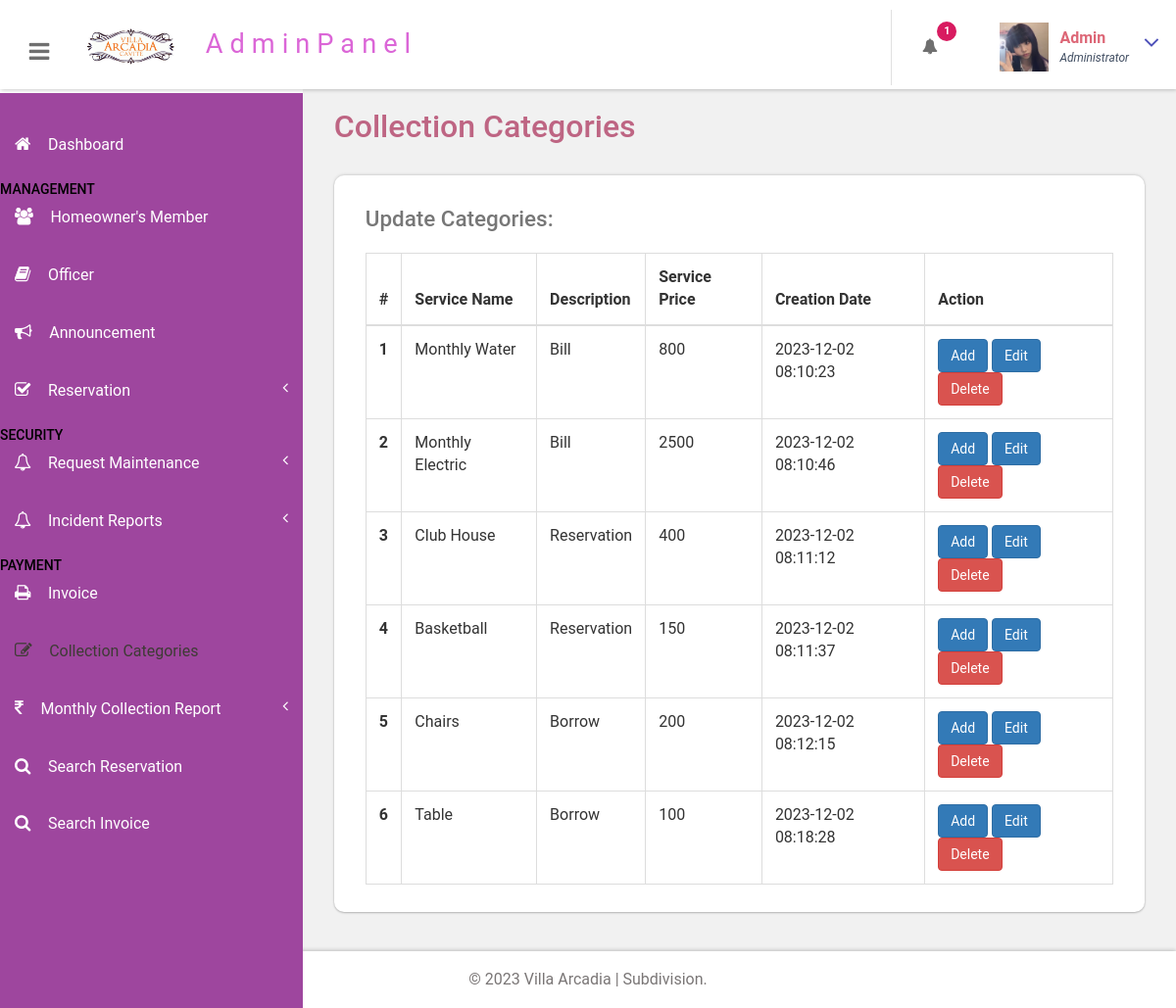
/portal/admin/manage-services.php (signed in), run on an earlier commit of the app's database.
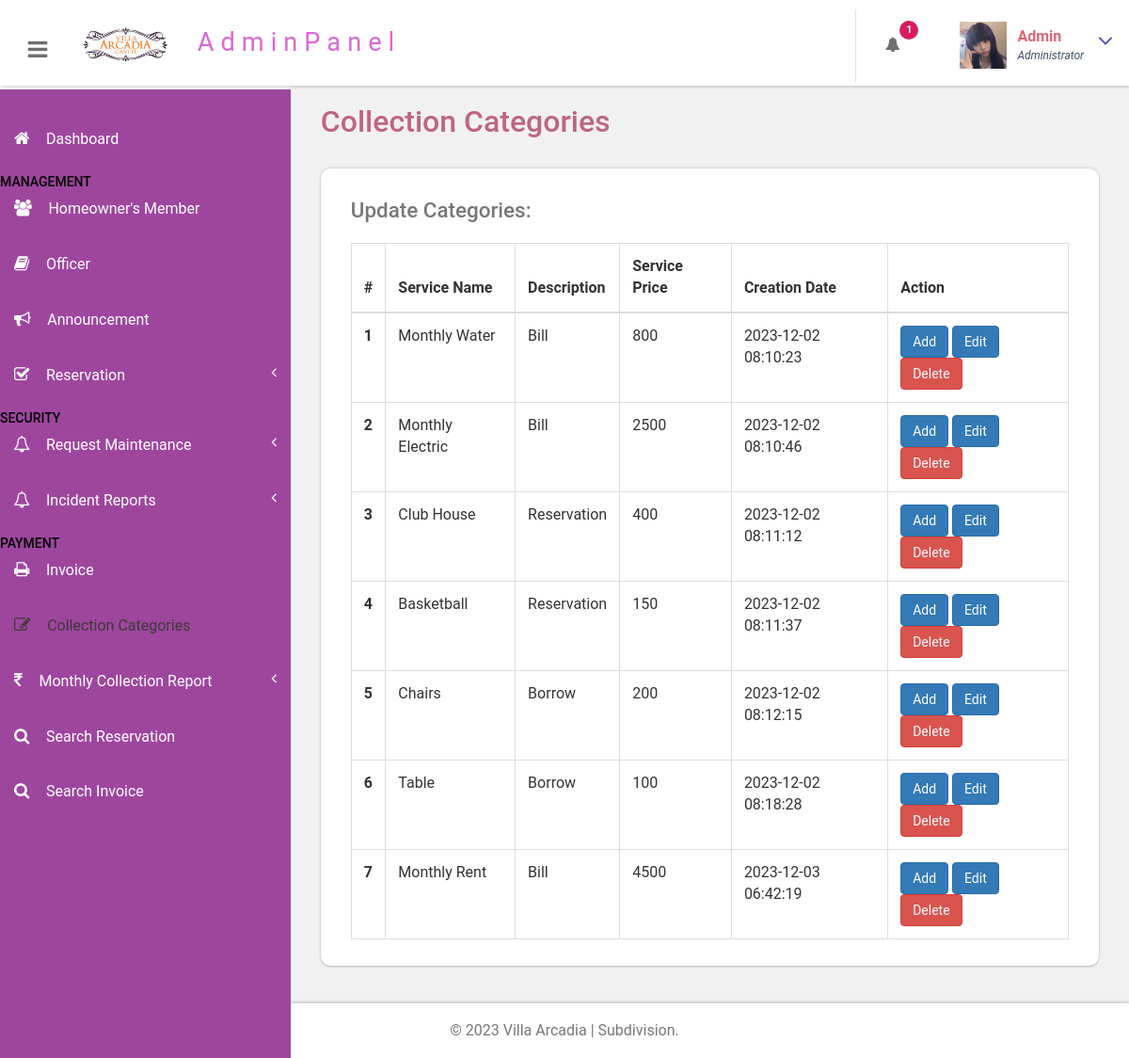
And on a later commit of the database.
### tables this page shows
CREATE TABLE `tblservices` (
  `ID` int(10) NOT NULL,
  `ServiceName` varchar(200) DEFAULT NULL,
  `ServiceDescription` mediumtext DEFAULT NULL,
  `Cost` int(10) DEFAULT NULL,
  `Image` varchar(200) DEFAULT NULL,
  `CreationDate` timestamp NULL DEFAULT current_timestamp()
);

### portal/admin/manage-services.php (the view, shortened to what this page needs)
<?php
include('includes/dbconnection.php');
if (strlen($_SESSION['bpmsaid']==0)) {
  header('location:logout.php');
  } else{
  ?>
<!DOCTYPE HTML>
<html>
<head>
<link href="css/bootstrap.css" rel='stylesheet' type='text/css' />
<link href="css/style.css" rel='stylesheet' type='text/css' />
<link href="css/font-awesome.css" rel="stylesheet">
<link href="css/animate.css" rel="stylesheet" type="text/css" media="all">
<link href="css/custom.css" rel="stylesheet">
</head>
<body class="cbp-spmenu-push">
	<div class="main-content">
		 <?php include_once('includes/sidebar.php');?>
		 <?php include_once('includes/header.php');?>
		<div id="page-wrapper">
			<div class="main-page">
				<div class="tables">
					<h3 class="title1">Collection Categories</h3>
					<div class="table-responsive bs-example widget-shadow">
						<h4>Update Categories:</h4>
						<table class="table table-bordered"> <thead> <tr> <th>#</th> <th>Service Name</th> <th> Description</th> <th>Service Price</th>  <th>Creation Date</th><th>Action</th> </tr> </thead> <tbody>
<?php
$ret=mysqli_query($con,"select *from  tblservices");
$cnt=1;
while ($row=mysqli_fetch_array($ret)) {
?>
						 <tr> <th scope="row"><?php echo $cnt;?></th> <td><?php  echo $row['ServiceName'];?></td> <td><?php  echo $row['ServiceDescription'];?></td> <td><?php  echo $row['Cost'];?></td><td><?php  echo $row['CreationDate'];?></td> <td>
						 <a href="add-services.php?editid=<?php echo $row['ID'];?>" class="btn btn-primary">Add</a>
						 	<a href="edit-services.php?editid=<?php echo $row['ID'];?>" class="btn btn-primary">Edit</a>
						 	<a href="manage-services.php?delid=<?php echo $row['ID'];?>" class="btn btn-danger" onClick="return confirm('Are you sure you want to delete?')">Delete</a>
						 	</td> </tr>   <?php
$cnt=$cnt+1;
}?></tbody> </table>
					</div>
				</div>
			</div>
		</div>
		 <?php include_once('includes/footer.php');?>
	</div>
</body>
</html>
<?php }  ?>

What changed in the data, as far as the page shows it:
added tblservices: ServiceName "Monthly Rent", ServiceDescription "Bill", Cost "4500", CreationDate "2023-12-03 06:42:19"
